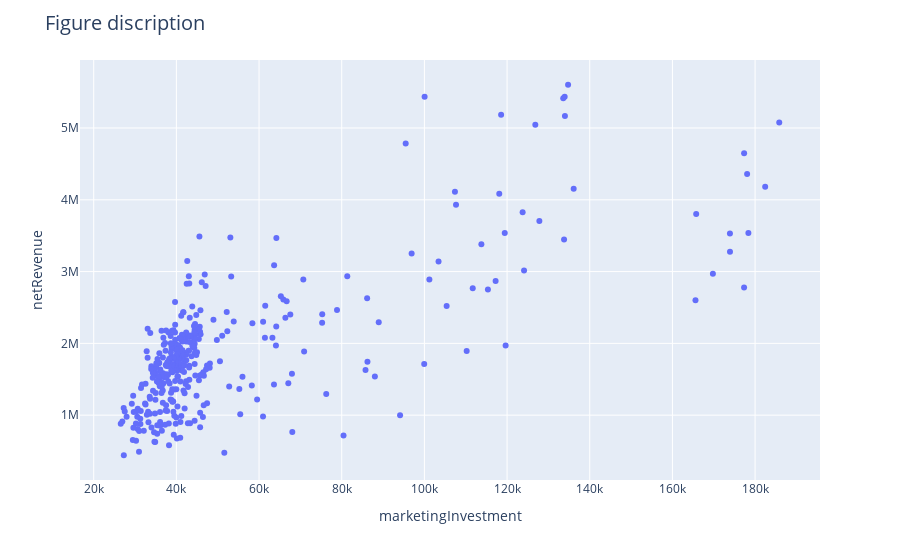

Here is the notebook cell this chart was saved with:
### Code cell
group_data_sort = group_data.sort_values(
    by=['marketingInvestment'], ascending=False)
fig8 = group_data_sort.plot.scatter(x='marketingInvestment', y='netRevenue')
fig8.update_layout(title_text="Figure discription", title_font=dict(size=20))
fig8.update_layout(uniformtext_minsize=16, uniformtext_mode='hide')
fig8.show()

### Figure 1 — Plotly figure (JSON) as saved in the notebook; plotly's stock layout.template omitted (floating-point values rounded to 4 significant figures; data arrays with more than 128 entries replaced by an {"elided": "..."} marker saying what was removed)
{"data": [{"hovertemplate": "marketingInvestment=%{x}<br>netRevenue=%{y}<extra></extra>", "legendgroup": "", "marker": {"color": "#636efa", "symbol": "circle"}, "mode": "markers", "name": "", "orientation": "v", "showlegend": false, "type": "scatter", "x": {"elided": "365 float values"}, "xaxis": "x", "y": {"elided": "365 float values"}, "yaxis": "y"}], "layout": {"legend": {"tracegroupgap": 0}, "margin": {"t": 60}, "title": {"font": {"size": 20}, "text": "Figure discription"}, "uniformtext": {"minsize": 16, "mode": "hide"}, "xaxis": {"anchor": "y", "domain": [0, 1], "title": {"text": "marketingInvestment"}}, "yaxis": {"anchor": "x", "domain": [0, 1], "title": {"text": "netRevenue"}}}}
